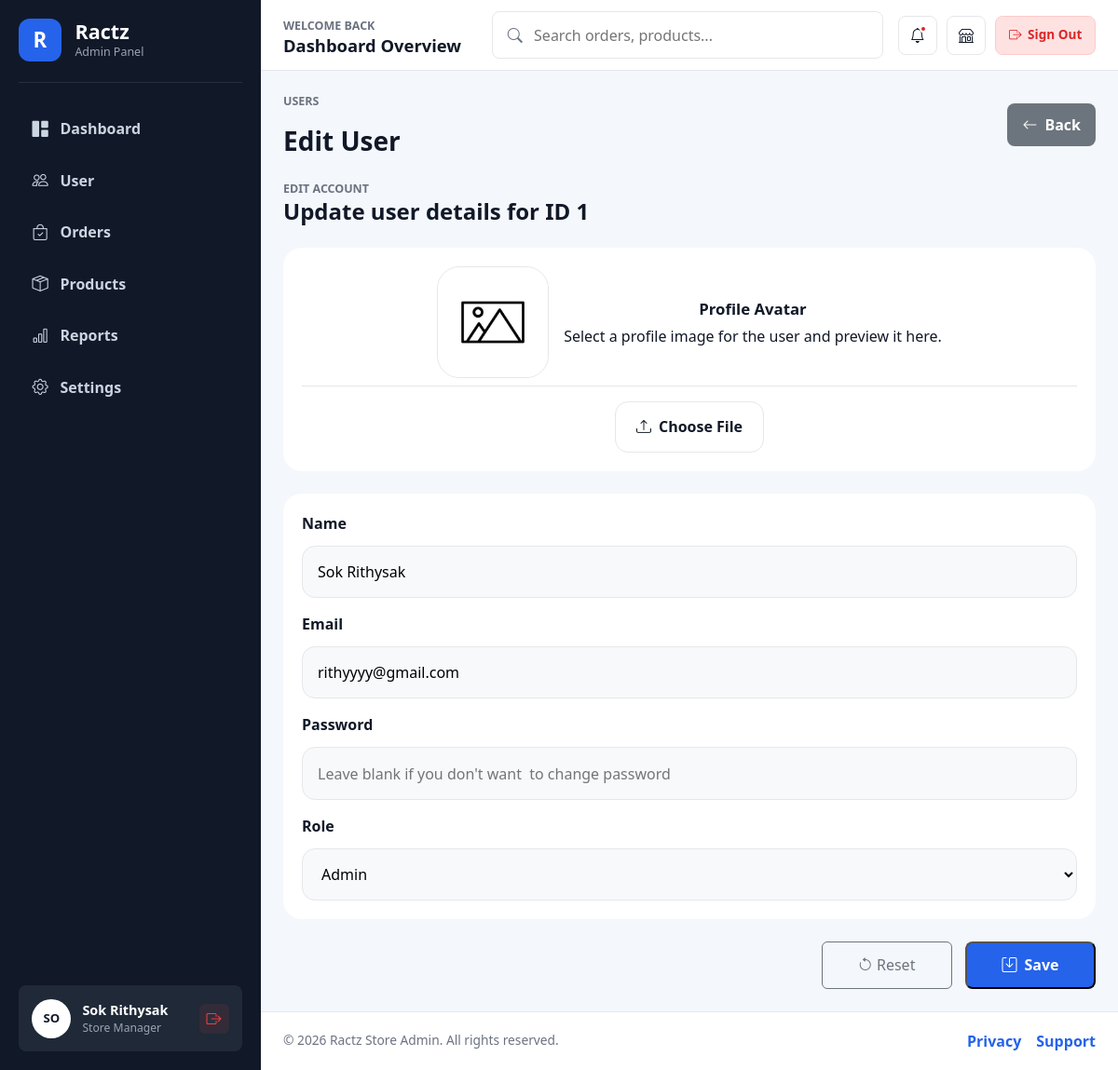
The app's page /admin/user/edit/1 (signed in) with its own data.
### app.py (models this page shows)
class User(db.Model):
    id = db.Column(db.Integer, primary_key=True)
    profile = db.Column(db.String(255), nullable=False, default='/static/images/default.png')
    username = db.Column(db.String(80), nullable=False)
    password = db.Column(db.String(255), nullable=False)
    email = db.Column(db.String(120), nullable=False, unique=True)
    role = db.Column(db.String(80), nullable=False)
    status = db.Column(db.String(80), nullable=False, default='Active')

### app.py (the view)
@app.get('/admin/user/edit/<int:user_id>')
@login_required
def edit_user(user_id):
    module = 'user'
    sql = text("SELECT * FROM user WHERE id = :user_id")
    result = db.session.execute(sql, {"user_id": user_id}).fetchone()
    user = None
    if result:
        user = dict(result._mapping)
    else:
        return redirect(url_for('user'))
    return render_template(
        'admin/user/edit.html',module=module,user=user
    )

### app.py (called while the page is built)
def login_required(view):
    @wraps(view)
    def wrapped(*args, **kwargs):
        if not session.get("is_login"):
            return redirect(url_for("admin_login", next=request.path))
        return view(*args, **kwargs)
    return wrapped

### templates/admin/user/edit.html (shortened to what this page needs)
{% extends 'admin/master.html' %} {% block styles %}
<link
  rel="stylesheet"
  href="{{ url_for('static', filename='user css/edit.css') }}"
/>
{% endblock %} {% block content %}
<main class="admin-content">
  <section class="page-heading">
    <div>
      <p>Users</p>
      <h3>Edit User</h3>
    </div>
    <a href="{{ url_for('user') }}" class="export-btn edit-back-btn">
      <i class="bi bi-arrow-left"></i>
      Back
    </a>
  </section>
  <section class="panel edit-panel">
    <div class="panel-header">
      <div>
        <span>Edit Account</span>
        <h4>Update user details for ID {{ user.id if user else user_id }}</h4>
      </div>
    </div>
    <form id="editUserForm" action="{{url_for('do_edit_user')}}" method="POST" enctype="multipart/form-data" class="edit-form">
      <div class="edit-layout">
        <div class="edit-card">
          <div class="edit-card-top">
            <img
              id="output"
              src="{{ url_for('user_photo', user_id=user.id, photo_type='org') }}"
              alt="User profile image"
              onerror="this.onerror=null;this.src='{{ url_for('static', filename='images/default.png') }}'"
              class="edit-card-avatar"
            />
            <div class="edit-card-info">
              <strong>Profile Avatar</strong>
              <span>
                Select a profile image for the user and preview it here.
              </span>
            </div>
          </div>
          <div class="edit-card-actions">
            <label for="image" class="edit-upload-label">
              <i class="bi bi-upload"></i>
              Choose File
            </label>
          </div>
        </div>
        <div class="edit-form-box">
          <div class="edit-form-group">
            <label for="name">Name</label>
            <input
              type="text"
              id="name"
              name="name"
              value="{{ user.username }}"
              placeholder="Enter name"
              class="edit-form-control"
            />
          </div>
          <div class="edit-form-group">
            <label for="email">Email</label>
            <input
              type="email"
              id="email"
              name="email"
              value="{{ user.email  }}"
              placeholder="Enter email"
              class="edit-form-control"
            />
          </div>
          <div class="edit-form-group">
            <label for="password">Password</label>
            <input
              type="password"
              id="password"
              name="password"
              placeholder="Leave blank if you don't want  to change password"
              class="edit-form-control"
            />
          </div>
          <div class="edit-form-group">
            <label for="role">Role</label>
            <select id="role" name="role" class="edit-form-control">
              <option value="Admin" {% if user and (user.role == 'Admin' or user.role == 'admin') %}selected{% endif %}>Admin</option>
            </select>
          </div>
        </div>
        <div class="edit-actions">
          <button type="reset" class="btn btn-outline-secondary">
            <i class="bi bi-arrow-counterclockwise"></i>
            Reset
          </button>
          <button type="submit" class="export-btn">
            <i class="bi bi-save"></i>
            Save
          </button>
        </div>
      </div>
    </form>
  </section>
</main>
{% endblock %}

### templates/admin/share/sidebar.html
      <aside class="admin-sidebar" id="adminSidebar">
<div class="sidebar-brand">
          <span class="brand-mark">R</span>
          <div>
            <h1>Ractz</h1>
            <p>Admin Panel</p>
          </div>
        </div>
        <nav class="sidebar-menu" aria-label="Admin navigation">
          <a href="{{ url_for('dashboard') }}" class="{% if request.endpoint == 'dashboard' %}active{% endif %}">
            <i class="bi bi-grid-1x2-fill"></i>
            <span>Dashboard</span>
          </a>
         <a href="{{ url_for('user') }}" class="{% if request.endpoint == 'user' %}active{% endif %}">
            <i class="bi bi-people"></i>
            <span>User</span>
          </a>
          <a href="#">
            <i class="bi bi-bag-check"></i>
            <span>Orders</span>
          </a>
          <a href="#">
            <i class="bi bi-box-seam"></i>
            <span>Products</span>
          </a>
          <a href="#">
            <i class="bi bi-bar-chart"></i>
            <span>Reports</span>
          </a>
          <a href="#">
            <i class="bi bi-gear"></i>
            <span>Settings</span>
          </a>
        </nav>
        <div class="sidebar-profile">
          <div class="profile-avatar">{{ (session.get('username', 'A')[:2]) | upper }}</div>
          <div>
            <strong>{{ session.get('username', 'Admin User') }}</strong>
            <span>Store Manager</span>
          </div>
          <a href="{{ url_for('admin_logout') }}" class="sidebar-logout-btn" title="Sign out">
            <i class="bi bi-box-arrow-right"></i>
          </a>
        </div>
      </aside>

### static/admin css/admincss.css (style rules this page uses)
:root { --admin-bg: #f4f7fb; --sidebar-bg: #111827; --sidebar-soft: #1f2937; --surface: #ffffff; --text: #111827; --muted: #6b7280; --border: #e5e7eb; --primary: #2563eb; --primary-soft: #eff6ff; --success: #16a34a; --success-soft: #dcfce7; --warning: #d97706; --warning-soft: #fef3c7; --danger: #dc2626; --shadow: 0 18px 45px rgba(15, 23, 42, 0.08); }
* { box-sizing: border-box; }
body { min-height: 100vh; margin: 0; background: var(--admin-bg); color: var(--text); font-family: "Segoe UI", Arial, sans-serif; }
a { text-decoration: none; }
.admin-sidebar { position: fixed; inset: 0 auto 0 0; z-index: 1040; display: flex; flex-direction: column; width: 280px; padding: 1.25rem; background: var(--sidebar-bg); color: #ffffff; transition: transform 0.25s ease; }
.sidebar-brand { display: flex; align-items: center; gap: 0.9rem; padding-bottom: 1.4rem; border-bottom: 1px solid rgba(255, 255, 255, 0.1); }
.brand-mark { display: inline-flex; align-items: center; justify-content: center; width: 46px; height: 46px; border-radius: 12px; background: var(--primary); font-size: 1.4rem; font-weight: 800; }
.sidebar-brand h1, .sidebar-brand p { margin: 0; }
.sidebar-brand h1 { font-size: 1.35rem; font-weight: 800; }
.sidebar-brand p { color: #9ca3af; font-size: 0.78rem; }
.sidebar-menu { display: grid; gap: 0.35rem; margin-top: 1.5rem; }
.sidebar-menu a { display: flex; align-items: center; gap: 0.8rem; min-height: 46px; padding: 0.75rem 0.9rem; border-radius: 8px; color: #cbd5e1; font-weight: 700; transition: background 0.2s ease, color 0.2s ease, transform 0.2s ease; }
.sidebar-menu i { font-size: 1.08rem; }
.sidebar-profile { display: flex; align-items: center; gap: 0.75rem; margin-top: auto; padding: 0.9rem; border-radius: 8px; background: var(--sidebar-soft); }
.profile-avatar { display: inline-flex; align-items: center; justify-content: center; width: 42px; height: 42px; border-radius: 50%; background: #ffffff; color: var(--sidebar-bg); font-size: 0.82rem; font-weight: 800; }
.sidebar-profile strong, .sidebar-profile span { display: block; }
.sidebar-profile strong { font-size: 0.9rem; }
.sidebar-profile span { color: #9ca3af; font-size: 0.76rem; }
.navbar-title span, .page-heading p, .panel-header span, .stat-card span { color: var(--muted); font-size: 0.78rem; font-weight: 700; text-transform: uppercase; }
.navbar-title h2, .page-heading h3, .panel-header h4 { margin: 0; font-weight: 800; }
.admin-content { flex: 1; padding: 1.5rem; min-width: 0; }
.page-heading { display: flex; align-items: center; justify-content: space-between; gap: 1rem; margin-bottom: 1.3rem; }
.export-btn { display: inline-flex; align-items: center; justify-content: center; gap: 0.5rem; min-height: 42px; padding: 0.7rem 1rem; border-radius: 8px; background: var(--primary); color: #ffffff; font-weight: 800; }
.stat-card, .panel { border: 1px solid var(--border); border-radius: 8px; background: var(--surface); box-shadow: var(--shadow); }
.panel { padding: 1.2rem; }
.panel-header { display: flex; align-items: flex-start; justify-content: space-between; gap: 1rem; margin-bottom: 1.25rem; }
.sidebar-profile { display: flex; align-items: center; gap: 0.75rem; }
.sidebar-logout-btn { margin-left: auto; display: inline-flex; align-items: center; justify-content: center; width: 32px; height: 32px; border-radius: 6px; color: #ef4444; background: rgba(239, 68, 68, 0.1); text-decoration: none; transition: all 0.2s ease; }

### records on screen
User: get "Sok Rithysak", id "1", name "Sok Rithysak", email "rithyyyy@gmail.com", role "Admin"

### other values on screen
{{ (session.get('username', 'A')[:2]) | upper }} "SO"
